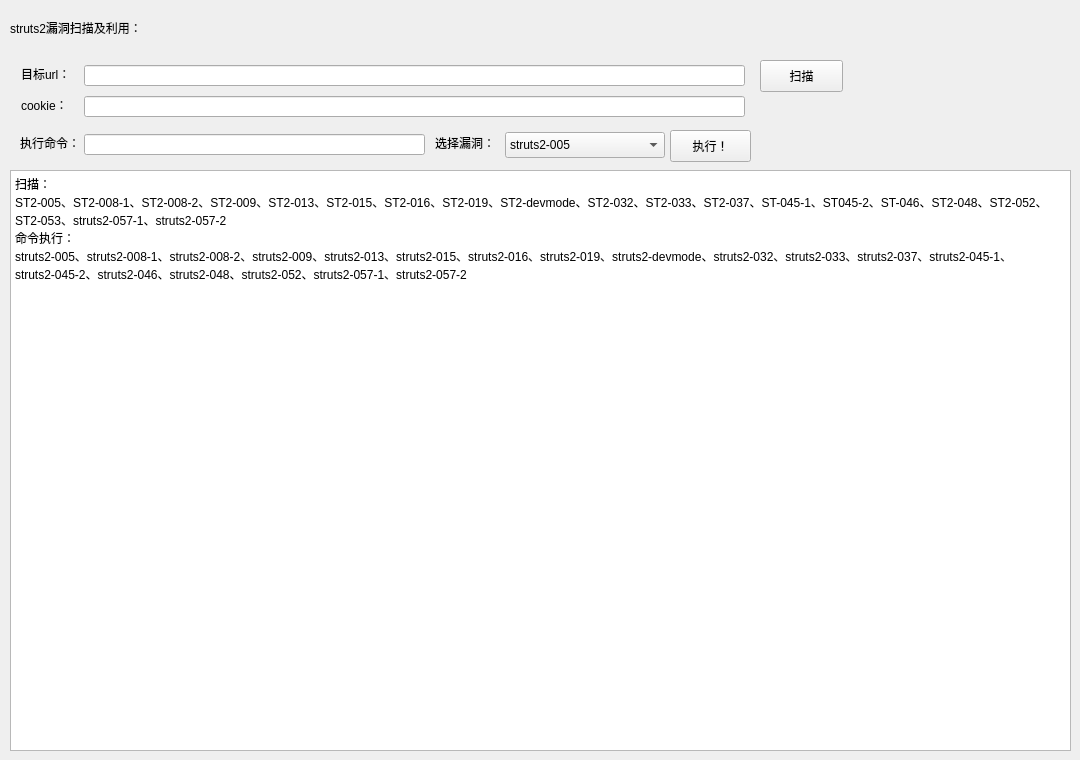
    <widget class="QWidget" name="tab_2">
     <attribute name="title">
      <string>strust2</string>
     </attribute>
     <widget class="QLabel" name="label_6">
      <property name="geometry">
       <rect>
        <x>10</x>
        <y>20</y>
        <width>211</width>
        <height>16</height>
       </rect>
      </property>
      <property name="text">
       <string>struts2漏洞扫描及利用：</string>
      </property>
     </widget>
     <widget class="QLabel" name="label_7">
      <property name="geometry">
       <rect>
        <x>21</x>
        <y>65</y>
        <width>55</width>
        <height>18</height>
       </rect>
      </property>
      <property name="text">
       <string>目标url：</string>
      </property>
     </widget>
     <widget class="QLineEdit" name="lineEdit_struts2_url">
      <property name="enabled">
       <bool>true</bool>
      </property>
      <property name="geometry">
       <rect>
        <x>84</x>
        <y>65</y>
        <width>661</width>
        <height>21</height>
       </rect>
      </property>
     </widget>
     <widget class="QLabel" name="label_8">
      <property name="geometry">
       <rect>
        <x>21</x>
        <y>96</y>
        <width>53</width>
        <height>18</height>
       </rect>
      </property>
      <property name="text">
       <string>cookie：</string>
      </property>
     </widget>
     <widget class="QLineEdit" name="lineEdit_struts2_cookie">
      <property name="geometry">
       <rect>
        <x>84</x>
        <y>96</y>
        <width>661</width>
        <height>21</height>
       </rect>
      </property>
     </widget>
     <widget class="QPushButton" name="pushButton_struts2_scan">
      <property name="geometry">
       <rect>
        <x>760</x>
        <y>60</y>
        <width>83</width>
        <height>32</height>
       </rect>
      </property>
      <property name="text">
       <string>扫描</string>
      </property>
     </widget>
     <widget class="QPlainTextEdit" name="plainTextEdit_struts2_result">
      <property name="geometry">
       <rect>
        <x>10</x>
        <y>170</y>
        <width>1061</width>
        <height>581</height>
       </rect>
      </property>
      <property name="readOnly">
       <bool>true</bool>
      </property>
      <property name="plainText">
       <string>扫描：
ST2-005、ST2-008-1、ST2-008-2、ST2-009、ST2-013、ST2-015、ST2-016、ST2-019、ST2-devmode、ST2-032、ST2-033、ST2-037、ST-045-1、ST045-2、ST-046、ST2-048、ST2-052、ST2-053、struts2-057-1、struts2-057-2
命令执行：
struts2-005、struts2-008-1、struts2-008-2、struts2-009、struts2-013、struts2-015、struts2-016、struts2-019、struts2-devmode、struts2-032、struts2-033、struts2-037、struts2-045-1、struts2-045-2、struts2-046、struts2-048、struts2-052、struts2-057-1、struts2-057-2</string>
      </property>
     </widget>
     <widget class="QComboBox" name="comboBox_strust2_bug">
      <property name="geometry">
       <rect>
        <x>505</x>
        <y>132</y>
        <width>160</width>
        <height>26</height>
       </rect>
      </property>
      <item>
       <property name="text">
        <string>struts2-005</string>
       </property>
      </item>
      <item>
       <property name="text">
        <string>struts2-008-1</string>
       </property>
      </item>
      <item>
       <property name="text">
        <string>struts2-008-2</string>
       </property>
      </item>
      <item>
       <property name="text">
        <string>struts2-009</string>
       </property>
      </item>
      <item>
       <property name="text">
        <string>struts2-013</string>
       </property>
      </item>
      <item>
       <property name="text">
        <string>struts2-015</string>
       </property>
      </item>
      <item>
       <property name="text">
        <string>struts2-016</string>
       </property>
      </item>
      <item>
       <property name="text">
        <string>struts2-019</string>
       </property>
      </item>
      <item>
       <property name="text">
        <string>struts2-devmode</string>
       </property>
      </item>
      <item>
       <property name="text">
        <string>struts2-032</string>
       </property>
      </item>
      <item>
       <property name="text">
        <string>struts2-033</string>
       </property>
      </item>
      <item>
       <property name="text">
        <string>struts2-037</string>
       </property>
      </item>
      <item>
       <property name="text">
        <string>struts2-045-1</string>
       </property>
      </item>
      <item>
       <property name="text">
        <string>struts2-045-2</string>
       </property>
      </item>
      <item>
       <property name="text">
        <string>struts2-046</string>
       </property>
      </item>
      <item>
       <property name="text">
        <string>struts2-048</string>
       </property>
      </item>
      <item>
       <property name="text">
        <string>struts2-057-1</string>
       </property>
      </item>
      <item>
       <property name="text">
        <string>struts2-057-2</string>
       </property>
      </item>
     </widget>
     <widget class="QPushButton" name="pushButton_struts2_exe">
      <property name="geometry">
       <rect>
        <x>670</x>
        <y>130</y>
        <width>81</width>
        <height>32</height>
       </rect>
      </property>
      <property name="text">
       <string>执行！</string>
      </property>
     </widget>
     <widget class="QLabel" name="label_10">
      <property name="geometry">
       <rect>
        <x>20</x>
        <y>134</y>
        <width>65</width>
        <height>18</height>
       </rect>
      </property>
      <property name="text">
       <string>执行命令：</string>
      </property>
     </widget>
     <widget class="QLineEdit" name="lineEdit_struts2_cmd">
      <property name="geometry">
       <rect>
        <x>84</x>
        <y>134</y>
        <width>341</width>
        <height>21</height>
       </rect>
      </property>
     </widget>
     <widget class="QLabel" name="label_9">
      <property name="geometry">
       <rect>
        <x>435</x>
        <y>134</y>
        <width>65</width>
        <height>18</height>
       </rect>
      </property>
      <property name="text">
       <string>选择漏洞：</string>
      </property>
     </widget>
    </widget>
